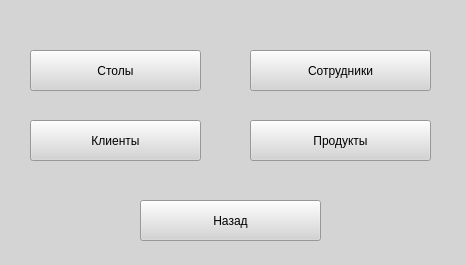
<?xml version="1.0" encoding="UTF-8"?>
<ui version="4.0">
 <class>Form</class>
 <widget class="QWidget" name="Form">
  <property name="geometry">
   <rect>
    <x>0</x>
    <y>0</y>
    <width>465</width>
    <height>265</height>
   </rect>
  </property>
  <property name="windowTitle">
   <string>Окно Администратора</string>
  </property>
  <property name="styleSheet">
   <string notr="true">font: 8pt &quot;MS Gothic&quot;;
background-color: rgb(212, 212, 212);</string>
  </property>
  <widget class="QPushButton" name="prodykti">
   <property name="geometry">
    <rect>
     <x>250</x>
     <y>120</y>
     <width>181</width>
     <height>41</height>
    </rect>
   </property>
   <property name="text">
    <string>Продукты</string>
   </property>
  </widget>
  <widget class="QPushButton" name="stoli">
   <property name="geometry">
    <rect>
     <x>30</x>
     <y>50</y>
     <width>171</width>
     <height>41</height>
    </rect>
   </property>
   <property name="text">
    <string>Столы</string>
   </property>
  </widget>
  <widget class="QPushButton" name="sotrudniki">
   <property name="geometry">
    <rect>
     <x>250</x>
     <y>50</y>
     <width>181</width>
     <height>41</height>
    </rect>
   </property>
   <property name="text">
    <string>Сотрудники</string>
   </property>
  </widget>
  <widget class="QPushButton" name="klienti">
   <property name="geometry">
    <rect>
     <x>30</x>
     <y>120</y>
     <width>171</width>
     <height>41</height>
    </rect>
   </property>
   <property name="text">
    <string>Клиенты</string>
   </property>
  </widget>
  <widget class="QPushButton" name="Back_btn">
   <property name="geometry">
    <rect>
     <x>140</x>
     <y>200</y>
     <width>181</width>
     <height>41</height>
    </rect>
   </property>
   <property name="text">
    <string>Назад</string>
   </property>
   <property name="autoExclusive">
    <bool>false</bool>
   </property>
  </widget>
 </widget>
 <resources/>
 <connections/>
</ui>
